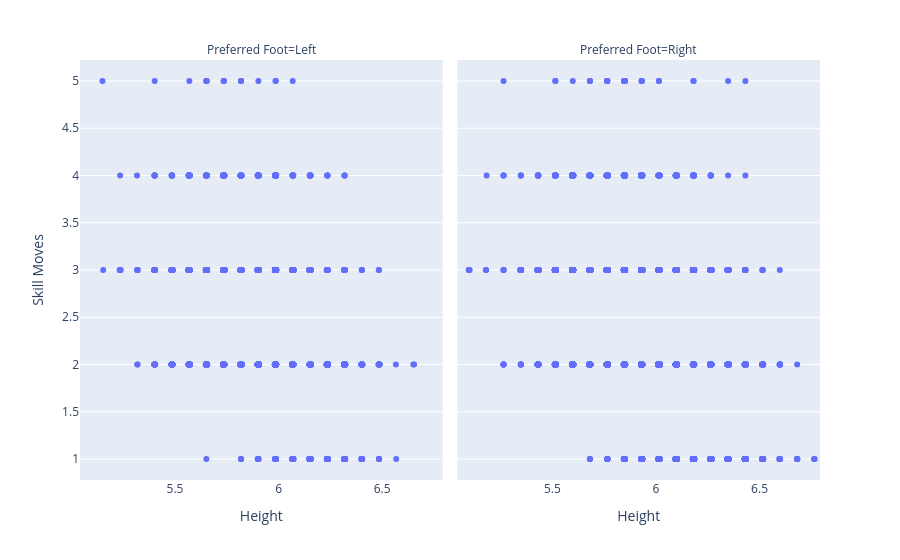

The code cell stored with this chart in its notebook:
### Code cell
#Elemento 4: Hacer un gráfico multipanel que indique la realcion altura (height) vs skill moves, siendo la variable del panel si es zurdo o derecho
fig = px.strip(df, x='Height', y='Skill Moves', facet_col='Preferred Foot')
fig.show()

### Figure 1 — Plotly figure (JSON) as saved in the notebook; plotly's stock layout.template omitted (floating-point values rounded to 4 significant figures; data arrays with more than 128 entries replaced by an {"elided": "..."} marker saying what was removed)
{"data": [{"alignmentgroup": "True", "boxpoints": "all", "fillcolor": "rgba(255,255,255,0)", "hoveron": "points", "hovertemplate": "Preferred Foot=Left<br>Height=%{x}<br>Skill Moves=%{y}<extra></extra>", "legendgroup": "", "line": {"color": "rgba(255,255,255,0)"}, "marker": {"color": "#636efa"}, "name": "", "offsetgroup": "", "orientation": "v", "pointpos": 0, "showlegend": false, "type": "box", "x": {"elided": "4211 float values"}, "x0": " ", "xaxis": "x", "y": {"elided": "4211 int values"}, "y0": " ", "yaxis": "y"}, {"alignmentgroup": "True", "boxpoints": "all", "fillcolor": "rgba(255,255,255,0)", "hoveron": "points", "hovertemplate": "Preferred Foot=Right<br>Height=%{x}<br>Skill Moves=%{y}<extra></extra>", "legendgroup": "", "line": {"color": "rgba(255,255,255,0)"}, "marker": {"color": "#636efa"}, "name": "", "offsetgroup": "", "orientation": "v", "pointpos": 0, "showlegend": false, "type": "box", "x": {"elided": "13996 float values"}, "x0": " ", "xaxis": "x2", "y": {"elided": "13996 int values"}, "y0": " ", "yaxis": "y2"}], "layout": {"annotations": [{"font": {}, "showarrow": false, "text": "Preferred Foot=Left", "x": 0.245, "xanchor": "center", "xref": "paper", "y": 1, "yanchor": "bottom", "yref": "paper"}, {"font": {}, "showarrow": false, "text": "Preferred Foot=Right", "x": 0.755, "xanchor": "center", "xref": "paper", "y": 1, "yanchor": "bottom", "yref": "paper"}], "boxmode": "group", "legend": {"tracegroupgap": 0}, "margin": {"t": 60}, "xaxis": {"anchor": "y", "domain": [0, 0.49], "title": {"text": "Height"}}, "xaxis2": {"anchor": "y2", "domain": [0.51, 1], "matches": "x", "title": {"text": "Height"}}, "yaxis": {"anchor": "x", "domain": [0, 1], "title": {"text": "Skill Moves"}}, "yaxis2": {"anchor": "x2", "domain": [0, 1], "matches": "y", "showticklabels": false}}}
